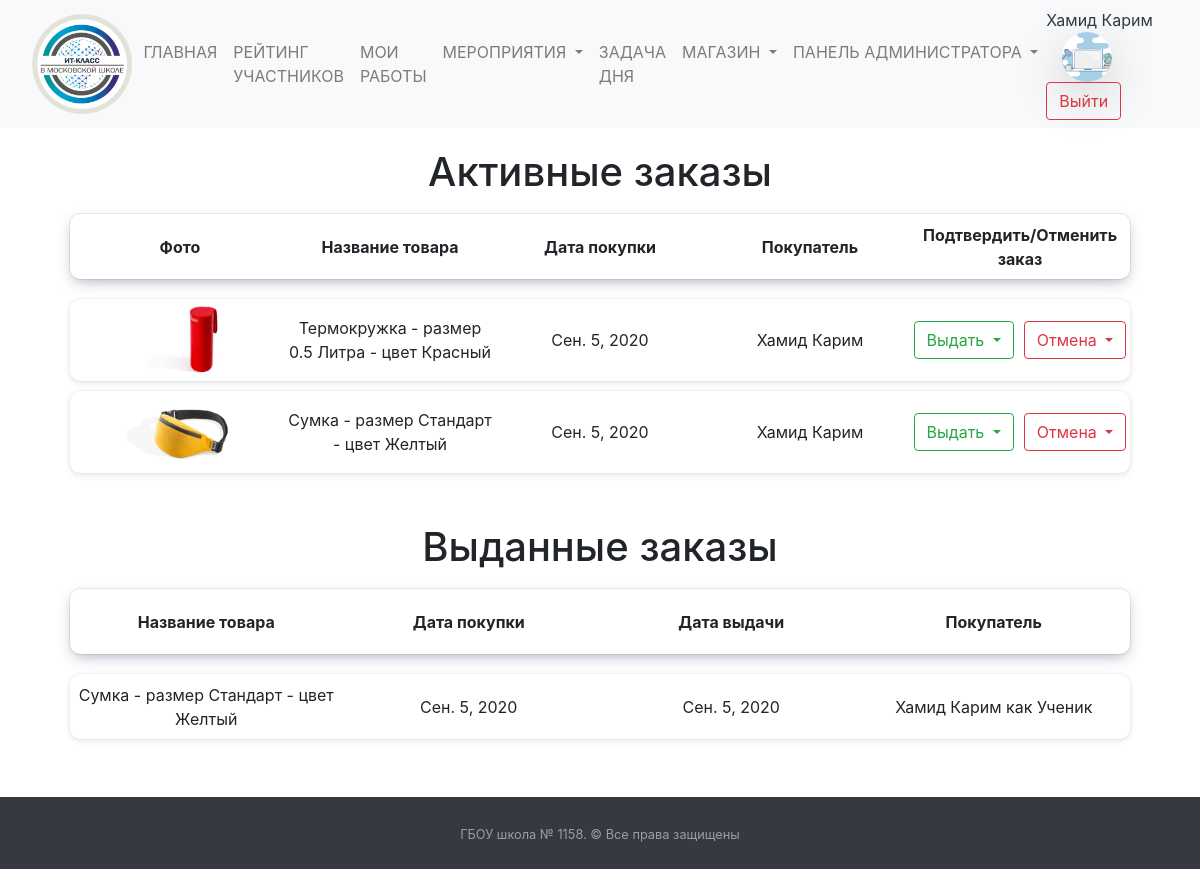
Screenshot of /market/bought_product_list/ (signed in) with the database file from the repository.
### mainapp/models.py (models this page shows, shortened)
class Puples(models.Model):
    STATUS_CHOICES = (
        ('ST10', 'Ученик 10 ИТ-класса'),
        ('ST11', 'Ученик 11 ИТ-класса'),
        ('APP', 'Кандидат в ИТ-класс'),
        ('TEACH', 'Учитель')
    )
    PROGRESS_CHOICES = (
        (0, '0'),
        (25, '25'),
        (50, '50'),
        (75, '75'),
        (100, '100'),
    )
    name = models.CharField("Имя", null=True, max_length=50)
    surname = models.CharField("Фамилия", null=True, max_length=100)
    rate = models.PositiveIntegerField("Рейтинг ученика", default=0)
    image = models.ImageField("Фотография профиля", blank=True, upload_to="puples_photo",
                              default="puples_photo/user-2.png")
    user = models.OneToOneField(User, on_delete=models.CASCADE, null=True, default='',
                                verbose_name="Связь с таблицей пользователей")
    status = models.CharField("Статуc", choices=STATUS_CHOICES, default='ST10', max_length=30)
    applicant_first_result = models.FloatField("Результат первого этапа", blank=True, default=0)
    applicant_progress = models.IntegerField(verbose_name="Прогресс", choices=PROGRESS_CHOICES, default=0, blank=True)
    email = models.EmailField(verbose_name="Email", default="")
    phone = models.CharField(max_length=12, verbose_name="Телефон", default="")
    class Meta:
        verbose_name = "Пользователи"
        verbose_name_plural = "Пользователи"

### market/models.py (models this page shows, shortened)
class BoughtProduct(models.Model):
    customer = models.ForeignKey(Puples, verbose_name="Покупатель товара", on_delete=models.SET_NULL, null=True)
    main_product = models.ForeignKey(MarketProduct, verbose_name="Ссылка на основной товар", on_delete=models.CASCADE)
    connected_event = models.ForeignKey(Events, verbose_name="Ссылка на Event с этой покупкой", on_delete=models.CASCADE, default=None)
    bought_date = models.DateField("Дата покупки", auto_now_add=True)
    given_date = models.DateField("Дата выдачи товара", null=True)
    given = models.BooleanField("Выдан ли товар покупателю", default=False)
    class Meta:
        verbose_name = "Заказ/купленный товар"
        verbose_name_plural = "Заказы и купленные товары"

class MarketProduct(models.Model):
    product_name = models.CharField(verbose_name="Название товара", max_length=200)
    product_size = models.CharField(verbose_name="Размер товара", default="Стандарт", max_length=200)
    product_color = models.CharField(verbose_name="Цвет товара", default="Не указан", max_length=200)
    product_photo = models.ImageField("Фотография товара", upload_to="products_photo/", blank=True)
    remained_amount = models.PositiveIntegerField("Количество оставшегося товара", null=False)
    price = models.PositiveIntegerField("Цена товара", null=False)
    def __str__(self):
        return f"{self.product_name}\t-\tразмер {self.product_size}\t-\tцвет {self.product_color}"
    class Meta:
        verbose_name = "Товар"
        verbose_name_plural = "Товары"

### market/views.py (the view, shortened to what this page needs)
# urls.py: path('bought_product_list/', views.BoughtProductList.as_view(), name='Каталог купленных товаров'),
class BoughtProductList(HeaderNotificationsCounter, ListView):
    template_name = "market/product_check_list.html"
    model = BoughtProduct
    def get_context_data(self, **kwargs):
        context = super(BoughtProductList, self).get_context_data(**kwargs)
        if self.request.user.is_superuser:
            context["not_given_product_list"] = BoughtProduct.objects.filter(given=0)
            context["given_product_list"] = BoughtProduct.objects.filter(given=1)
        else:
            context["not_given_product_list"] = BoughtProduct.objects.filter(given=0, customer=self.request.user.puples)
            context["given_product_list"] = BoughtProduct.objects.filter(given=1, customer=self.request.user.puples)
        return context

### mainapp/addons_python/views_addons_classes.py (called while the page is built)
    def get_context_data(self, *, object_list=None, **kwargs):
        context = super().get_context_data(**kwargs)
        context['events_new'] = Events.objects.filter(check=False).count()
        context['applicants_count'] = Puples.objects.filter(
            status="APP").count()
        return context

### templates/market/product_check_list.html (shortened to what this page needs)
{% extends  'base.html' %}
{% load static %}
{% block main %}
    <h1 style="margin-top: 20px;" class="text-center">
        Активные заказы
    </h1>
    {% if not_given_product_list %}
        <table class="product-list active-products-list p-0">
            <thead class="text-center">
                <tr style="box-shadow: 0 0 0 1px rgba(13,35,67,.07),0 5px 15px -4px rgba(13,35,67,.4);">
                    <th scope="col">Фото</th>
                    <th scope="col">Название товара</th>
                    <th scope="col">Дата покупки</th>
                    {% if request.user.is_superuser %}
                        <th scope="col">Покупатель</th>
                        <th scope="col">Подтвердить/Отменить заказ</th>
                    {% endif %}
                </tr>
            </thead>
            <tbody>
                {% for product in not_given_product_list %}
                    <tr>
                        <td><img style="height: 70px;" src="{{ product.main_product.product_photo.url }}" alt="{{ product.main_product.product_name }}"></td>
                        <td>{{ product.main_product }}</td>
                        <td>{{ product.bought_date }}</td>
                        {% if request.user.is_superuser %}
                            <td>
                                <a style="color: inherit;" href="/statistic/pupil/{{ product.customer.id }}">
                                    {{ product.customer.surname }} {{ product.customer.name }}
                                </a>
                            </td>
                            <td class="d-flex justify-content-center">
                                <form class="product-check-list-operation-btn" method="post" style="margin-right: 5px">
                                    <button type="button" class="btn btn-outline-success dropdown-toggle" data-toggle="dropdown" aria-haspopup="true" aria-expanded="false">
                                    Выдать
                                    </button>
                                </form>
                                <form class="product-check-list-operation-btn" method="post" style="margin-left: 5px">
                                    <button type="button" class="btn btn-outline-danger dropdown-toggle" data-toggle="dropdown" aria-haspopup="true" aria-expanded="false">
                                        Отмена
                                    </button>
                                </form>
                            </td>
                        {% endif %}
                    </tr>
                {% endfor %}
            </tbody>
        </table>
    {% else %}
    <h4 style="font-weight: 300;" class="text-center">
        Нет активных заказов
    </h4>
    {% endif %}
    <h1 class="text-center">
        Выданные заказы
    </h1>
    {% if given_product_list %}
        <table class="product-list products-history p-0">
            <thead class="text-center">
            <tr style="box-shadow: 0 0 0 1px rgba(13,35,67,.07),0 5px 15px -4px rgba(13,35,67,.4);">
                <th scope="col">Название товара</th>
                <th scope="col">Дата покупки</th>
                <th scope="col">Дата выдачи</th>
                {% if request.user.is_superuser %}
                    <th scope="col">Покупатель</th>
                {% endif %}
            </tr>
            </thead>
            <tbody>
            {% for product in given_product_list %}
                {% if product.customer.id == user.puples.id or request.user.is_superuser %}
                    <tr>
                        <td>{{ product.main_product }}</td>
                        <td>{{ product.bought_date }}</td>
                        <td>{{ product.given_date }}</td>
                        {% if request.user.is_superuser %}
                            <td>
                                <a style="color: inherit;" href="/statistic/pupil/{{ product.customer.id }}">
                                    {{ product.customer.surname }} {{ product.customer.name }}
                                </a>
                            </td>
                        {% endif %}
                    </tr>
                {% endif %}
            {% endfor %}
            </tbody>
        </table>
    {% else %}
        <h4 style="font-weight: 300;" class="text-center">
            Нет выданных заказов
        </h4>
    {% endif %}
{% endblock %}

### templates/base.html (shortened to what this page needs)
<!DOCTYPE html>
<html lang="ru">
{% load static %}
<head>
    <link href="{% static 'css/bootstrap.css' %}" rel="stylesheet" type="text/css">
    <link href="{% static 'css/style.css' %}" rel="stylesheet" type="text/css">
    <link href="{% static 'css/pre.css' %}" rel="stylesheet" type="text/css">
    <link rel="stylesheet" href="//code.jquery.com/ui/1.12.1/themes/base/jquery-ui.css">
    <link rel="stylesheet" href="/resources/demos/style.css">
</head>
<body>
<div class="container-fuild">
    <nav class="navbar navbar-expand-lg navbar-light bg-light">
        <a href="/" class="navbar-brand">
            <img class="img-fluid mx-3"
                 style="width: 100px; object-fit: cover; height:100px;"
                 src="{% static '/images/itclass-logo.png' %}"></a>
        <div class="collapse navbar-collapse" id="navbarSupportedContent">
            <ul class="navbar-nav mr-auto">
                <li class="nav-item">
                    <a class="nav-link{% block main_active %}{% endblock %}" href="/">ГЛАВНАЯ<span class="sr-only">(current)</span></a>
                </li>
                {% if user.is_authenticated and user.puples.status != "APP" %}
                    <li class="nav-item">
                        <a class="nav-link{% block detail_active %}{% endblock %}" href="/rate">РЕЙТИНГ УЧАСТНИКОВ</a>
                    </li>
                {% endif %}
                {% if user.is_authenticated and user.puples.status != "APP" %}
                    <li class="nav-item">
                        <a class="nav-link{% block detail_active_works %}{% endblock %}" href="/works">МОИ РАБОТЫ</a>
                    </li>
                {% endif %}
                <li class="nav-item dropdown">
                    <a class="nav-link dropdown-toggle{% block detail_active_hach %}{% endblock %}" href="#"
                       id="navbarDropdown" role="button"
                       data-toggle="dropdown" aria-haspopup="true" aria-expanded="false">
                        МЕРОПРИЯТИЯ
                    </a>
                </li>
                {% if user.is_authenticated and user.puples.status != "APP" %}
                    <li class="nav-item">
                        <a class="nav-link{% block detail_active_task %}{% endblock %}" href="/task_day/">ЗАДАЧА ДНЯ</a>
                    </li>
                    <li class="nav-item dropdown">
                        <a class="nav-link {% block market_active %}{% endblock %} dropdown-toggle" href="#"
                           id="navbarDropdown" role="button"
                           data-toggle="dropdown" aria-haspopup="true" aria-expanded="false">
                            МАГАЗИН
                        </a>
                    </li>
                {% endif %}
                {% if user.is_superuser %}
                    <li class="nav-item dropdown">
                        <a class="nav-link dropdown-toggle" href="#"
                           id="navbarDropdown" role="button"
                           data-toggle="dropdown" aria-haspopup="true" aria-expanded="false">
                            ПАНЕЛЬ АДМИНИСТРАТОРА
                        </a>
                    </li>
                {% endif %}
            </ul>
            <form class="form-inline my-2 my-lg-0">
                {% if user.is_authenticated %}
                    <a class="nav-link text-dark disabled p-0"
                       href="/account/">{{ user.last_name }} {{ user.first_name }}</a>
                    <a href="/account/">
                        <img class="img-fluid mx-3 rounded-circle shadow-lg"
                             style="width: 50px; object-fit: cover; height:50px;"
                             src="{{ user.puples.image.url }}"></a>
                {% endif %}
                {% if user.username == "" %}
                    <a class="nav-link disabled" href="#">Гость</a>
                    <a class="btn btn-outline-success my-2 my-sm-0" href="/login">Войти</a>
                {% else %}
                    <a class="btn btn-outline-danger my-2 my-sm-0" href="/logout">Выйти</a>
                {% endif %}
            </form>
        </div>
    </nav>
    {% block main %}
    {% endblock %}
    <footer id="sticky-footer" class="py-4 bg-dark text-white-50 mt-5">
        <div class="container text-center">
            <small>ГБОУ школа № 1158. &copy; Все права защищены</small>
        </div>
    </footer>
</div>
</body>
</html>

### templates/market/product_check_list.html (style rules this page uses)
.product-list { margin-bottom: 40px; position: relative; width: 90%; left: 5%; }
.product-list tr { padding: 5px; margin: 10px; min-height: 65px; display: flex; justify-content: space-around; align-items: center; border-radius: 10px; box-shadow: 0 0 2px 0 rgba(0,0,0,.1), 0 2px 6px 0 rgba(0,0,0,.1); -webkit-box-shadow: 0 0 2px 0 rgba(0,0,0,.1), 0 2px 6px 0 rgba(0,0,0,.1); }
.active-products-list td,.active-products-list th { width: 20%; text-align: center; }
.products-history td, .products-history th { width: 33%; text-align: center; }

### rows the page displays
BoughtProduct: main_product.product_photo (picture), main_product "Термокружка - размер 0.5 Литра - цвет Красный", bought_date "Сен. 5, 2020", customer.surname "Хамид", customer.name "Карим"
BoughtProduct: main_product.product_photo (picture), main_product "Сумка - размер Стандарт - цвет Желтый", bought_date "Сен. 5, 2020", customer.surname "Хамид", customer.name "Карим"
BoughtProduct: main_product "Сумка - размер Стандарт - цвет Желтый", bought_date "Сен. 5, 2020", given_date "Сен. 5, 2020", customer.surname "Хамид", customer.name "Карим как Ученик"

### other values shown
{{ user.last_name }} "Хамид"
{{ user.first_name }} "Карим"
